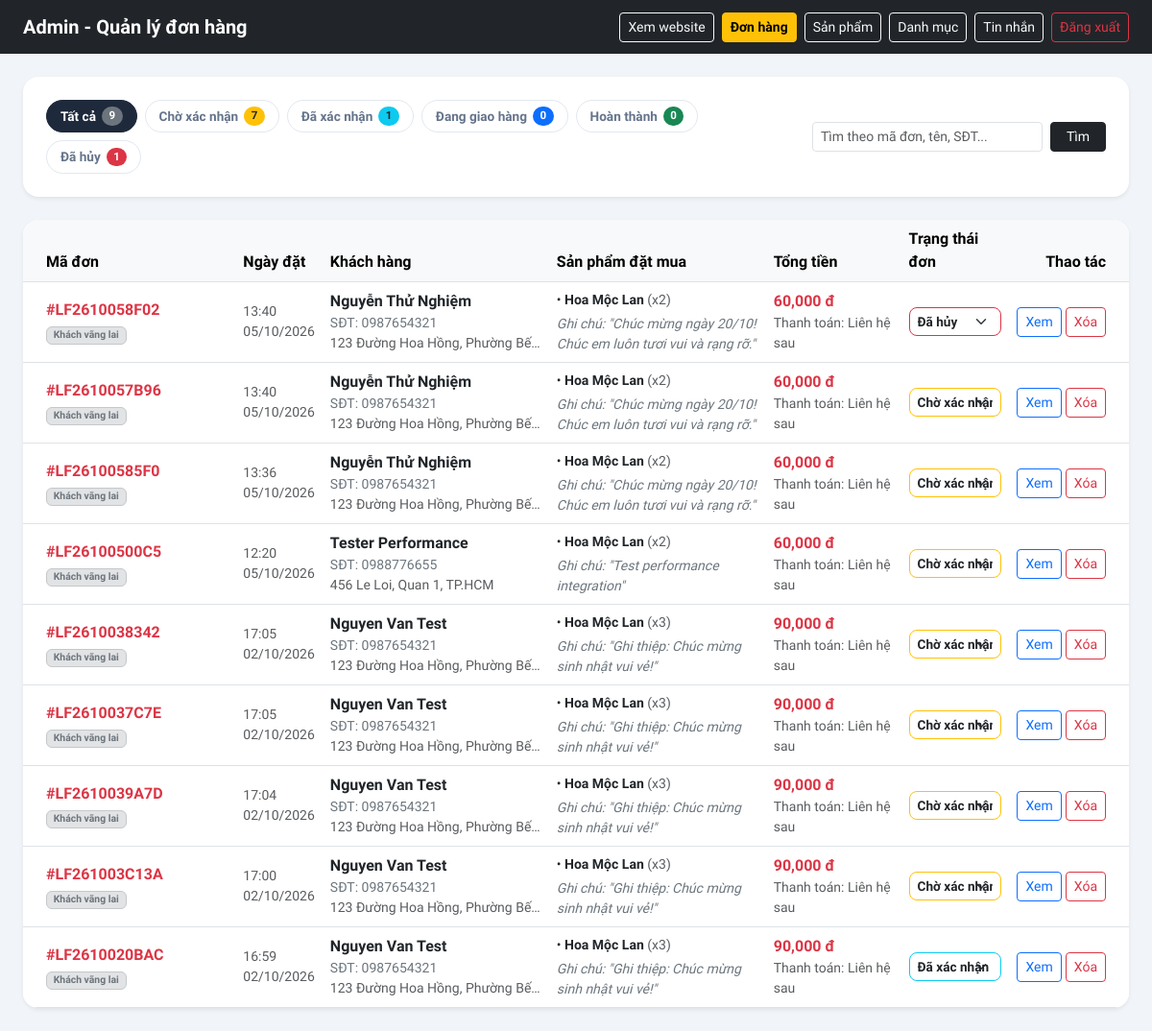
The app's page /admin/orders (signed in), older data.
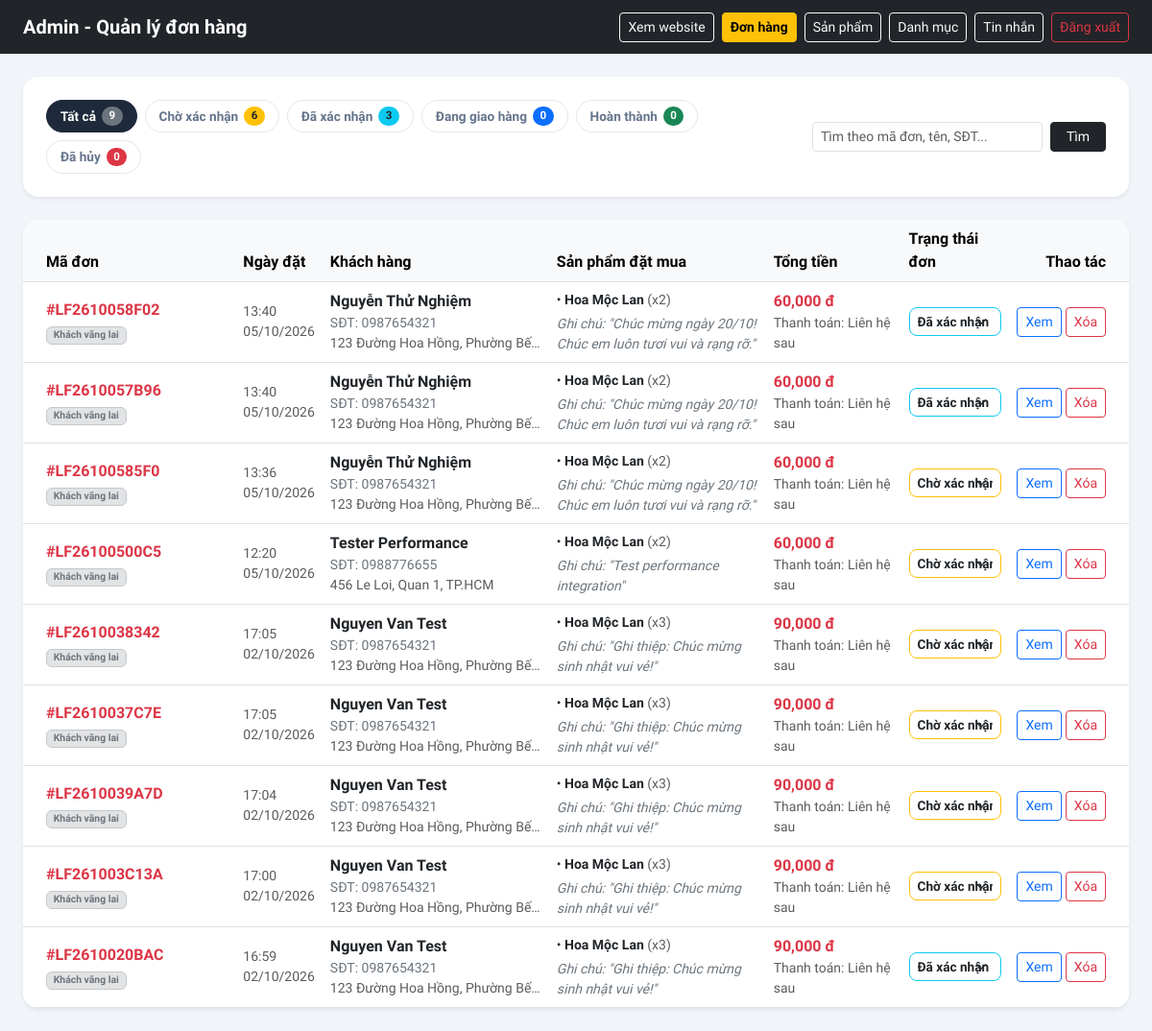
The same page, newer data.
### models.py (models this page shows, shortened)
class Order(db.Model):
    __tablename__ = 'orders'
    id = db.Column(db.Integer, primary_key=True)
    order_code = db.Column(db.String(32), unique=True, nullable=False, index=True)
    customer_id = db.Column(db.Integer, db.ForeignKey('customers.id'), nullable=True, index=True)
    customer_name = db.Column(db.String(100), nullable=False)
    customer_phone = db.Column(db.String(20), nullable=False, index=True)
    shipping_address = db.Column(db.String(255), nullable=False)
    delivery_time = db.Column(db.String(100), nullable=True)  # Hẹn giờ giao hoa (VD: Giao sớm nhất / Hẹn ngày 20/10)
    customer_note = db.Column(db.Text, nullable=True)  # Ghi chú hoặc lời chúc viết thiệp
    cancel_reason = db.Column(db.String(255), nullable=True)  # Lý do hủy đơn nếu có
    total_price = db.Column(db.Float, nullable=False, default=0.0)
    status = db.Column(db.String(20), nullable=False, default='pending', index=True)  # pending, confirmed, shipping, completed, cancelled
    payment_status = db.Column(db.String(30), nullable=False, default='contact_later')  # contact_later, paid, unpaid
    created_at = db.Column(db.DateTime, default=datetime.utcnow, index=True)
    updated_at = db.Column(db.DateTime, default=datetime.utcnow, onupdate=datetime.utcnow)
    customer = db.relationship('Customer', backref=db.backref('orders', lazy=True, order_by='Order.created_at.desc()'))
    items = db.relationship('OrderItem', backref='order', cascade='all, delete-orphan', lazy=True)
    @property
    def status_label(self):
        labels = {
            'pending': 'Chờ xác nhận',
            'confirmed': 'Đã xác nhận',
            'shipping': 'Đang giao hàng',
            'completed': 'Hoàn thành',
            'cancelled': 'Đã hủy'
        }
        return labels.get(self.status, self.status)
    @property
    def status_badge_class(self):
        classes = {
            'pending': 'bg-warning text-dark',
            'confirmed': 'bg-info text-dark',
            'shipping': 'bg-primary text-white',
            'completed': 'bg-success text-white',
            'cancelled': 'bg-danger text-white'
        }
        return classes.get(self.status, 'bg-secondary text-white')

class OrderItem(db.Model):
    __tablename__ = 'order_items'
    id = db.Column(db.Integer, primary_key=True)
    order_id = db.Column(db.Integer, db.ForeignKey('orders.id'), nullable=False, index=True)
    product_id = db.Column(db.Integer, db.ForeignKey('products.id'), nullable=True, index=True)
    product_name = db.Column(db.String(200), nullable=False)
    product_price = db.Column(db.Float, nullable=False)
    quantity = db.Column(db.Integer, nullable=False, default=1)
    subtotal = db.Column(db.Float, nullable=False)
    product_image = db.Column(db.String(255), nullable=True)
    product = db.relationship('Product', backref=db.backref('order_items', lazy=True))

### web.py (the view, shortened to what this page needs)
@app.route('/admin/orders')
@admin_required
def admin_orders():
    status_filter = request.args.get('status', '').strip()
    q = request.args.get('q', '').strip()
    query = Order.query.options(
        selectinload(Order.customer),
        selectinload(Order.items).selectinload(OrderItem.product).selectinload(Product.media)
    )
    if status_filter:
        query = query.filter(Order.status == status_filter)
    orders = query.order_by(Order.created_at.desc()).all()
    counts = {
        'all': Order.query.count(),
        'pending': Order.query.filter_by(status='pending').count(),
        'confirmed': Order.query.filter_by(status='confirmed').count(),
        'shipping': Order.query.filter_by(status='shipping').count(),
        'completed': Order.query.filter_by(status='completed').count(),
        'cancelled': Order.query.filter_by(status='cancelled').count()
    }
    return render_template('admin/orders.html', orders=orders, status_filter=status_filter, q=q, counts=counts)

### web.py (called while the page is built)
@login_manager.user_loader
def load_user(user_id):
    try:
        account_type, raw_id = user_id.split('-', 1)
        raw_id = int(raw_id)
    except (ValueError, AttributeError):
        return None
    if account_type == 'admin':
        return Admin.query.get(raw_id)
    elif account_type == 'customer':
        return Customer.query.get(raw_id)
    return None

def admin_required(f):
    @wraps(f)
    def decorated(*args, **kwargs):
        if not current_user.is_authenticated:
            return redirect(url_for('admin_login', next=request.path))
        if not isinstance(current_user, Admin):
            abort(403)
        return f(*args, **kwargs)
    return decorated

def get_cached_categories():
    categories = cache.get('all_categories')
    if categories is None:
        categories = Category.query.order_by(Category.name).all()
        cache.set('all_categories', categories, timeout=300)
    return categories

@app.context_processor
def inject_nav_categories():
    return dict(nav_categories=get_cached_categories())

@app.context_processor
def inject_cart_count():
    cart = session.get('cart', {})
    total_qty = sum(cart.values()) if isinstance(cart, dict) else 0
    return dict(cart_count=total_qty)

@app.before_request
def csrf_protect_origin():
    if request.method in ('POST', 'PUT', 'DELETE', 'PATCH'):
        origin = request.headers.get('Origin')
        referer = request.headers.get('Referer')
        target_host = request.host.lower()
        if origin:
            parsed_origin = urllib.parse.urlparse(origin).netloc.lower()
            if parsed_origin != target_host:
                abort(403)
        elif referer:
            parsed_referer = urllib.parse.urlparse(referer).netloc.lower()
            if parsed_referer != target_host:
                abort(403)

### templates/admin/orders.html (shortened to what this page needs)
<!DOCTYPE html>
<html lang="vi">
<head>
    <link href="https://cdn.jsdelivr.net/npm/bootstrap@5.3.3/dist/css/bootstrap.min.css" rel="stylesheet">
</head>
<body>
    <nav class="navbar navbar-dark bg-dark">
        <div class="container-fluid px-4">
            <span class="navbar-brand fw-bold">Admin - Quản lý đơn hàng</span>
            <div class="d-flex align-items-center gap-2">
                <a href="{{ url_for('index') }}" class="btn btn-outline-light btn-sm" target="_blank">Xem website</a>
                <a href="{{ url_for('admin_orders') }}" class="btn btn-warning btn-sm fw-bold">Đơn hàng</a>
                <a href="{{ url_for('admin_dashboard') }}" class="btn btn-outline-light btn-sm">Sản phẩm</a>
                <a href="{{ url_for('admin_categories') }}" class="btn btn-outline-light btn-sm">Danh mục</a>
                <a href="{{ url_for('admin_chat') }}" class="btn btn-outline-light btn-sm">Tin nhắn</a>
                <a href="{{ url_for('admin_logout') }}" class="btn btn-outline-danger btn-sm">Đăng xuất</a>
            </div>
        </div>
    </nav>
    <div class="container-fluid px-4 my-4">
        <div class="card border-0 shadow-sm rounded-4 mb-4">
            <div class="card-body p-3 p-md-4">
                <div class="d-flex flex-column flex-md-row align-items-md-center justify-content-between gap-3">
                    <div class="d-flex flex-wrap gap-2">
                        <a href="{{ url_for('admin_orders', q=q if q else None) }}" class="filter-pill {{ 'active' if not status_filter else '' }}">
                            Tất cả <span class="badge bg-secondary rounded-pill">{{ counts.all }}</span>
                        </a>
                        <a href="{{ url_for('admin_orders', status='pending', q=q if q else None) }}" class="filter-pill {{ 'active' if status_filter=='pending' else '' }}">
                            Chờ xác nhận <span class="badge bg-warning text-dark rounded-pill">{{ counts.pending }}</span>
                        </a>
                        <a href="{{ url_for('admin_orders', status='confirmed', q=q if q else None) }}" class="filter-pill {{ 'active' if status_filter=='confirmed' else '' }}">
                            Đã xác nhận <span class="badge bg-info text-dark rounded-pill">{{ counts.confirmed }}</span>
                        </a>
                        <a href="{{ url_for('admin_orders', status='shipping', q=q if q else None) }}" class="filter-pill {{ 'active' if status_filter=='shipping' else '' }}">
                            Đang giao hàng <span class="badge bg-primary rounded-pill">{{ counts.shipping }}</span>
                        </a>
                        <a href="{{ url_for('admin_orders', status='completed', q=q if q else None) }}" class="filter-pill {{ 'active' if status_filter=='completed' else '' }}">
                            Hoàn thành <span class="badge bg-success rounded-pill">{{ counts.completed }}</span>
                        </a>
                        <a href="{{ url_for('admin_orders', status='cancelled', q=q if q else None) }}" class="filter-pill {{ 'active' if status_filter=='cancelled' else '' }}">
                            Đã hủy <span class="badge bg-danger rounded-pill">{{ counts.cancelled }}</span>
                        </a>
                    </div>
                    <form method="GET" action="{{ url_for('admin_orders') }}" class="d-flex gap-2">
                        <input type="text" name="q" value="{{ q or '' }}" class="form-control form-control-sm" placeholder="Tìm theo mã đơn, tên, SĐT..." style="min-width: 240px;">
                        <button type="submit" class="btn btn-sm btn-dark px-3">Tìm</button>
                    </form>
                </div>
            </div>
        </div>
        <div class="card border-0 shadow-sm rounded-4 overflow-hidden">
            <div class="table-responsive">
                <table class="table table-hover mb-0 bg-white">
                    <thead class="table-light border-bottom">
                        <tr>
                            <th class="ps-4">Mã đơn</th>
                            <th>Ngày đặt</th>
                            <th>Khách hàng</th>
                            <th>Sản phẩm đặt mua</th>
                            <th>Tổng tiền</th>
                            <th>Trạng thái đơn</th>
                            <th class="text-end pe-4">Thao tác</th>
                        </tr>
                    </thead>
                    <tbody>
                        {% if not orders %}
                        <tr>
                            <td colspan="7" class="text-center py-5 text-muted">
                                Không tìm thấy đơn hàng nào phù hợp.
                            </td>
                        </tr>
                        {% else %}
                        {% for o in orders %}
                        <tr>
                            <td class="ps-4">
                                <strong class="text-danger">#{{ o.order_code }}</strong>
                                {% if o.customer %}
                                <div class="badge bg-success-subtle text-success border border-success-subtle" style="font-size: 0.65rem;">Thành viên</div>
                                {% else %}
                                <div class="badge bg-secondary-subtle text-secondary border border-secondary-subtle" style="font-size: 0.65rem;">Khách vãng lai</div>
                                {% endif %}
                            </td>
                            <td class="small text-muted">
                                {{ o.created_at.strftime('%H:%M') }}<br>
                                {{ o.created_at.strftime('%d/%m/%Y') }}
                            </td>
                            <td>
                                <div class="fw-semibold text-dark">{{ o.customer_name }}</div>
                                <div class="small text-secondary">SĐT: {{ o.customer_phone }}</div>
                                <div class="small text-muted text-truncate" style="max-width: 220px;" title="{{ o.shipping_address }}">
                                    {{ o.shipping_address }}
                                </div>
                            </td>
                            <td>
                                <div class="d-flex flex-column gap-1">
                                    {% for item in o.items %}
                                    <div class="small text-dark">
                                        • <strong>{{ item.product_name }}</strong> <span class="text-muted">(x{{ item.quantity }})</span>
                                    </div>
                                    {% endfor %}
                                </div>
                                {% if o.customer_note %}
                                <div class="small text-secondary fst-italic mt-1" style="max-width: 250px;">
                                    Ghi chú: "{{ o.customer_note }}"
                                </div>
                                {% endif %}
                            </td>
                            <td>
                                <strong class="text-danger fs-6">{{ "{:,.0f}".format(o.total_price) }} đ</strong>
                                <div class="small text-muted">Thanh toán: Liên hệ sau</div>
                            </td>
                            <td>
                                <form method="POST" action="{{ url_for('admin_order_update_status', order_id=o.id) }}" class="m-0">
                                    <select name="status" class="form-select form-select-sm order-status-select border-{{ 'warning' if o.status=='pending' else ('info' if o.status=='confirmed' else ('primary' if o.status=='shipping' else ('success' if o.status=='completed' else 'danger'))) }}" onchange="this.form.submit()">
                                        <option value="pending" {{ 'selected' if o.status=='pending' else '' }}>Chờ xác nhận</option>
                                        <option value="confirmed" {{ 'selected' if o.status=='confirmed' else '' }}>Đã xác nhận</option>
                                        <option value="cancelled" {{ 'selected' if o.status=='cancelled' else '' }}>Đã hủy</option>
                                    </select>
                                </form>
                            </td>
                            <td class="text-end pe-4">
                                <div class="d-inline-flex gap-1">
                                    <button type="button" class="btn btn-sm btn-outline-primary" data-bs-toggle="modal" data-bs-target="#orderModal-{{ o.id }}" title="Xem chi tiết đơn">
                                        Xem
                                    </button>
                                    <form method="POST" action="{{ url_for('admin_order_delete', order_id=o.id) }}" onsubmit="return confirm('Bạn có chắc chắn muốn xóa vĩnh viễn đơn hàng #{{ o.order_code }} không?');" class="d-inline">
                                        <button type="submit" class="btn btn-sm btn-outline-danger" title="Xóa đơn">
                                            Xóa
                                        </button>
                                    </form>
                                </div>
                            </td>
                        </tr>
                        {% endfor %}
                        {% endif %}
                    </tbody>
                </table>
            </div>
        </div>
    </div>
</body>
</html>

### templates/admin/orders.html (style rules this page uses)
body { font-family: 'Plus Jakarta Sans', sans-serif; background-color: #f1f5f9; color: #1e293b; }
.order-status-select { padding: 4px 8px; font-size: 0.85rem; border-radius: 8px; font-weight: 600; }
.filter-pill { text-decoration: none; padding: 6px 14px; border-radius: 20px; font-size: 0.85rem; font-weight: 600; color: #64748b; background: #ffffff; border: 1px solid #e2e8f0; transition: all 0.18s ease; display: inline-flex; align-items: center; gap: 6px; }
.filter-pill:hover, .filter-pill.active { background: #1e293b; color: #ffffff; border-color: #1e293b; }
.filter-pill .badge { font-size: 0.72rem; }
.table tbody tr { vertical-align: middle; }

Row changes from the older to the newer data that the page shows:
changed Order "LF2610058F02": status "Đã hủy" → "Đã xác nhận"
changed Order "LF2610057B96": status "Chờ xác nhận" → "Đã xác nhận"
Text that changed along with them:
{{ counts.pending }}: "7" → "6"
{{ counts.confirmed }}: "1" → "3"
{{ counts.cancelled }}: "1" → "0"
